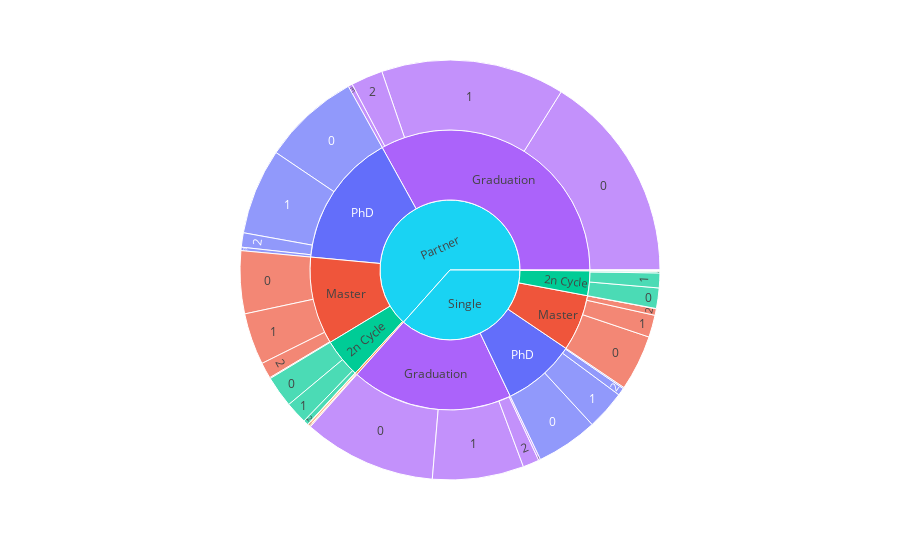

The cell this chart's notebook holds for it:
### Markdown cell above
##### Half of the customers are 1 child and 19% of the customers are having 2 childs and 25.5% are not having child

### Code cell
fig = px.sunburst(df, path=['Marital_Status','Education', 'Children'], values='TotalSpendings', color='Education')
fig.show()

### Figure 1 — Plotly figure (JSON) as saved in the notebook; plotly's stock layout.template omitted (floating-point values rounded to 4 significant figures)
{"data": [{"branchvalues": "total", "customdata": [["PhD"], ["Master"], ["PhD"], ["2n Cycle"], ["PhD"], ["Graduation"], ["Basic"], ["2n Cycle"], ["PhD"], ["PhD"], ["2n Cycle"], ["Master"], ["Master"], ["Graduation"], ["2n Cycle"], ["Master"], ["2n Cycle"], ["Graduation"], ["Master"], ["2n Cycle"], ["Basic"], ["Basic"], ["Master"], ["2n Cycle"], ["(?)"], ["Basic"], ["Graduation"], ["Basic"], ["Graduation"], ["Graduation"], ["Basic"], ["(?)"], ["Master"], ["Master"], ["2n Cycle"], ["PhD"], ["Graduation"], ["Master"], ["PhD"], ["Graduation"], ["2n Cycle"], ["Basic"], ["PhD"], ["Graduation"], ["2n Cycle"], ["Graduation"], ["PhD"], ["PhD"], ["Master"]], "domain": {"x": [0, 1], "y": [0, 1]}, "hovertemplate": "labels=%{label}<br>TotalSpendings=%{value}<br>parent=%{parent}<br>id=%{id}<br>Education=%{customdata[0]}<extra></extra>", "ids": ["Partner/PhD/3", "Partner/Master", "Partner/PhD/1", "Partner/2n Cycle/1", "Single/PhD", "Single/Graduation", "Single/Basic", "Single/2n Cycle", "Single/PhD/3", "Single/PhD/1", "Single/2n Cycle/3", "Single/Master/2", "Partner/Master/2", "Partner/Graduation/2", "Partner/2n Cycle/2", "Single/Master", "Partner/2n Cycle/0", "Single/Graduation/2", "Partner/Master/1", "Single/2n Cycle/0", "Partner/Basic/0", "Single/Basic/0", "Partner/Master/0", "Single/2n Cycle/1", "Single", "Single/Basic/1", "Single/Graduation/1", "Partner/Basic/1", "Partner/Graduation", "Single/Graduation/0", "Partner/Basic", "Partner", "Single/Master/1", "Partner/Master/3", "Partner/2n Cycle/3", "Single/PhD/2", "Single/Graduation/3", "Single/Master/3", "Partner/PhD/0", "Partner/Graduation/3", "Partner/2n Cycle", "Single/Basic/2", "Single/PhD/0", "Partner/Graduation/0", "Single/2n Cycle/2", "Partner/Graduation/1", "Partner/PhD", "Partner/PhD/2", "Single/Master/0"], "labels": ["3", "Master", "1", "1", "PhD", "Graduation", "Basic", "2n Cycle", "3", "1", "3", "2", "2", "2", "2", "Master", "0", "2", "1", "0", "0", "0", "0", "1", "Single", "1", "1", "1", "Graduation", "0", "Basic", "Partner", "1", "3", "3", "2", "3", "3", "0", "3", "2n Cycle", "2", "0", "0", "2", "1", "PhD", "2", "0"], "marker": {"colors": ["#636efa", "#EF553B", "#636efa", "#00cc96", "#636efa", "#ab63fa", "#FFA15A", "#00cc96", "#636efa", "#636efa", "#00cc96", "#EF553B", "#EF553B", "#ab63fa", "#00cc96", "#EF553B", "#00cc96", "#ab63fa", "#EF553B", "#00cc96", "#FFA15A", "#FFA15A", "#EF553B", "#00cc96", "#19d3f3", "#FFA15A", "#ab63fa", "#FFA15A", "#ab63fa", "#ab63fa", "#FFA15A", "#19d3f3", "#EF553B", "#EF553B", "#00cc96", "#636efa", "#ab63fa", "#EF553B", "#636efa", "#ab63fa", "#00cc96", "#FFA15A", "#636efa", "#ab63fa", "#00cc96", "#ab63fa", "#636efa", "#636efa", "#EF553B"]}, "name": "", "parents": ["Partner/PhD", "Partner", "Partner/PhD", "Partner/2n Cycle", "Single", "Single", "Single", "Single", "Single/PhD", "Single/PhD", "Single/2n Cycle", "Single/Master", "Partner/Master", "Partner/Graduation", "Partner/2n Cycle", "Single", "Partner/2n Cycle", "Single/Graduation", "Partner/Master", "Single/2n Cycle", "Partner/Basic", "Single/Basic", "Partner/Master", "Single/2n Cycle", "", "Single/Basic", "Single/Graduation", "Partner/Basic", "Partner", "Single/Graduation", "Partner", "", "Single/Master", "Partner/Master", "Partner/2n Cycle", "Single/PhD", "Single/Graduation", "Single/Master", "Partner/PhD", "Partner/Graduation", "Partner", "Single/Basic", "Single/PhD", "Partner/Graduation", "Single/2n Cycle", "Partner/Graduation", "Partner", "Partner/PhD", "Single/Master"], "type": "sunburst", "values": [3525, 135361, 88420, 22720, 113120, 249795, 1170, 38202, 1314, 40588, 17, 6799, 16520, 32853, 5120, 87145, 32435, 16828, 53288, 21088, 2123, 192, 64619, 15291, 489432, 852, 94059, 1124, 442209, 136920, 3247, 848610, 22838, 934, 422, 7724, 1988, 186, 100392, 4389, 60697, 126, 63494, 215723, 1806, 189244, 207096, 14759, 57322]}], "layout": {"legend": {"tracegroupgap": 0}, "margin": {"t": 60}}}
